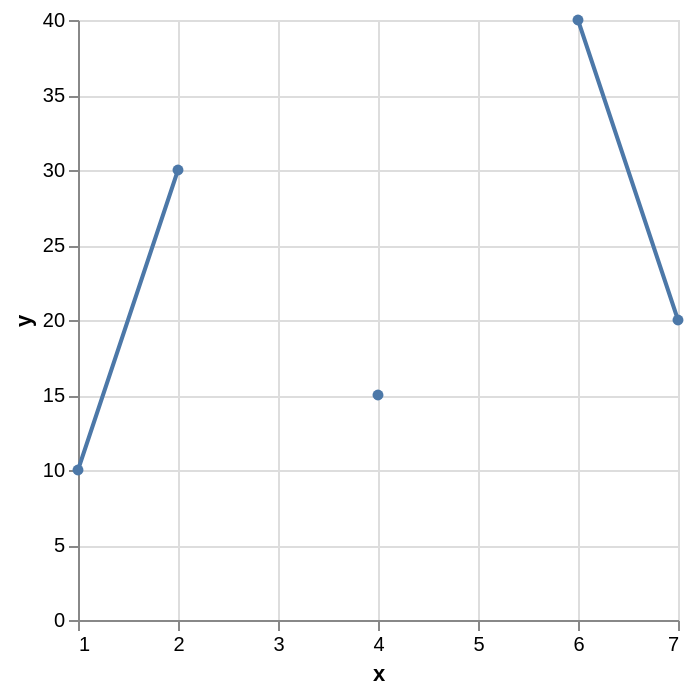

This figure's Vega-Lite source:
### Vega-Lite specification from a JSON file in a GitHub repository (floating-point values rounded to 4 significant figures)
{"$schema": "https://vega.github.io/schema/vega-lite/v3.json", "data": {"values": [{"x": 1, "y": 10}, {"x": 2, "y": 30}, {"x": 3, "y": null}, {"x": 4, "y": 15}, {"x": 5, "y": null}, {"x": 6, "y": 40}, {"x": 7, "y": 20}]}, "layer": [{"mark": "line", "encoding": {"x": {"field": "x", "type": "quantitative"}, "y": {"field": "y", "type": "quantitative"}}}, {"mark": {"type": "point", "opacity": 1, "filled": true}, "encoding": {"x": {"field": "x", "type": "quantitative"}, "y": {"field": "y", "type": "quantitative"}}}]}
